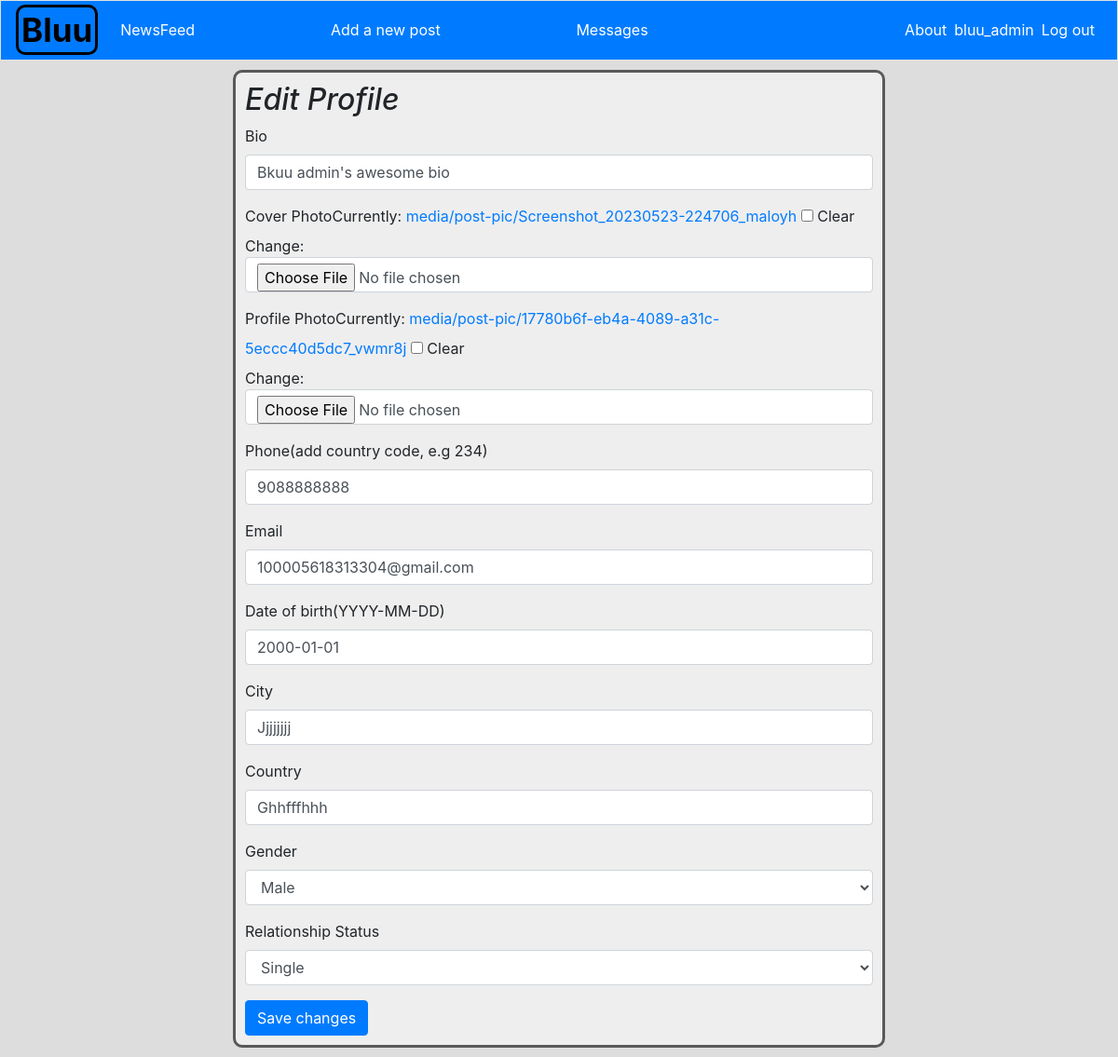
Screenshot of /edit_profile/1/ (signed in) with the database file from the repository.
### bluus/models.py (models this page shows, shortened)
class Profile(models.Model):
    GENDER_CHOICES=[('Male' ,'Male'), ('Female',  'Female')]
    RELATIONSHIP_CHOICES=[('Single','Single'), ('Married', 'Married'), ('In a relationship','In a relationship'),('Engaged', 'Engaged'), ("It's complicated", "It's complicated")]
    owner=models.ForeignKey(User,on_delete=models.CASCADE, related_name="profile")
    bio=models.CharField(max_length=90, blank=True)
    cover_photo=models.ImageField(upload_to="post-pic/",default='/post-pic/default_c_pic.jpg' ,blank=True)
    profile_pic=models.ImageField(upload_to="post-pic/",default='/post-pic/default_dp.png', blank=True)
    phone_num=models.BigIntegerField(null=True, blank=True)
    email=models.EmailField(blank=True)
    dob=models.DateField(blank=True, default='2000-01-01')
    city=models.CharField(max_length=30, blank=True)
    country=models.CharField(max_length=30, blank=True)
    followers=models.ManyToManyField(User, related_name="follows")
    gender=models.CharField(max_length=69, choices=GENDER_CHOICES, blank=True, null=True)
    relationship_status=models.CharField(max_length=69, choices=RELATIONSHIP_CHOICES, blank=True, null=True)

### bluus/views.py (the view)
# urls.py: path('edit_profile/<int:user_id>/',views.edit_profile, name='edit_profile'),
@login_required
def edit_profile(request, user_id):
    user_profile=Profile.objects.get(id=user_id)
    if user_profile.owner != request.user:
        raise Http404
    if request.method != 'POST':
        form = ProfileForm(instance=user_profile)
    else:
        form = ProfileForm(request.POST, request.FILES, instance=user_profile)
        if form.is_valid():
            form.save()
            return redirect('bluus:profile' , user_id)
    context = {'user_profile': user_profile, 'form': form}
    return render(request, 'bluus/edit_profile.html', context)

### bluus/forms.py
class ProfileForm(forms.ModelForm):
    class Meta:
        model=Profile
        fields=['bio' , 'cover_photo', 'profile_pic', 'phone_num', 'email', 'dob', 'city', 'country', 'gender', 'relationship_status']
        labels={'bio': 'Bio' , 'cover_photo': 'Cover Photo', 'profile_pic': 'Profile Photo', 'phone_num': 'Phone(add country code, e.g 234)', 'Email': 'Email', 'dob': 'Date of birth(YYYY-MM-DD)', 'city': 'City', 'country':'Country', 'gender':'Gender', 'relationship_status': 'Relationship Status'}

### bluus/templates/bluus/edit_profile.html (shortened to what this page needs)
{% extends "bluus/base.html" %}
{% load bootstrap4 %}
{% load static %}
{% block content %}
    <section id="edit_sec">
        <i><h2>Edit Profile </h2></i>
        <form action="{% url 'bluus:edit_profile' user.id %}" method='post' enctype="multipart/form-data">
            {% bootstrap_form form %}
            {% buttons %}
                <button name="submit" class="btn btn-primary">Save changes</button>
            {% endbuttons %}
        </form>
    </section>
{% endblock content %}

### bluus/templates/bluus/base.html (shortened to what this page needs)
{% load bootstrap4 %}
{% load static %}
<!doctype html>
<html lang="en">
    <head>
        {% bootstrap_css %}
        <link rel="stylesheet" type="text/css" href="{% static 'css/style.css' %}"/>
    </head>
    <body>
        <nav class="navbar sticky-top navbar-expand-md py-0 bg-primary navbar-dark mb-2 border ">
            <a class="navbar-brand" ><span id="b_name">Bluu</span></a>
            <div class="collapse navbar-collapse" id="navbarCollapse">
                <ul class="navbar-nav mr-auto">
                    <li class="nav-item">
                        <a class="nav-link" href="{% url 'bluus:index' %}">NewsFeed</a></li>
                </ul>
                <ul class="navbar-nav mr-auto">
                    <li class="nav-item">
                        <a class="nav-link" href="{% url 'bluus:new_post' %}">Add a new post</a></li>
                </ul>
                <ul class="navbar-nav mr-auto">
                    <li class="nav-item">
                        <a class="nav-link" href="{% url 'bluus:chats' %}">Messages</a></li>
                </ul>
                <ul class="navbar-nav ml-auto">
                    <li class="nav-item">
                        <a class="nav-link" href="{% url 'bluus:about' %}">About</a>
                    </li>
                    {% if user.is_authenticated %}
                        <li class="nav-item">
                            <span class="navbar-text"}"><a href="{% url  'bluus:profile' user.id %}"> {{ user.username }} </a></span>
                        </li>
                        <li class="nav-item">
                            <a class="nav-link" href="{% url 'users:logout' %}">Log out</a>
                        </li>
                    {% else %}
                        <li class="nav-item">
                            <a class="nav-link" href="{% url 'users:register' %}">Register</a>
                        </li>
                        <li class="nav-item">
                            <a class="nav-link" href="{% url 'users:login' %}">Log in</a></li>
                    {% endif %}
                </ul>
            </div>
        </nav>
        {% block content %}{% endblock content %}
    </body>
</html>

### static/css/style.css (style rules this page uses)
nav .navbar-nav li a { color: white !important; }
body { background-color:#dddddd; }
#edit_sec { max-width: 700px; background-color:#eeeeee; margin-top: 10px; margin-bottom: 10px; margin-left:auto; margin-right:auto; padding:10px; border-radius: 10px; border: solid #595959; }
a:link { text-decoration: none!important; }
#b_name { font-weight: bolder; font-size: 35px; color: black; border: solid; padding: 3px; border-radius: 10px; }

### rows the page displays
Profile: bio "Bkuu admin's awesome bio", phone_num "9088888888", email "100005618313304@gmail.com", dob "2000-01-01", city "Jjjjjjjj", country "Ghhfffhhh", gender "Male", relationship_status "Single"

### other values shown
{{ user.username }} "bluu_admin"
